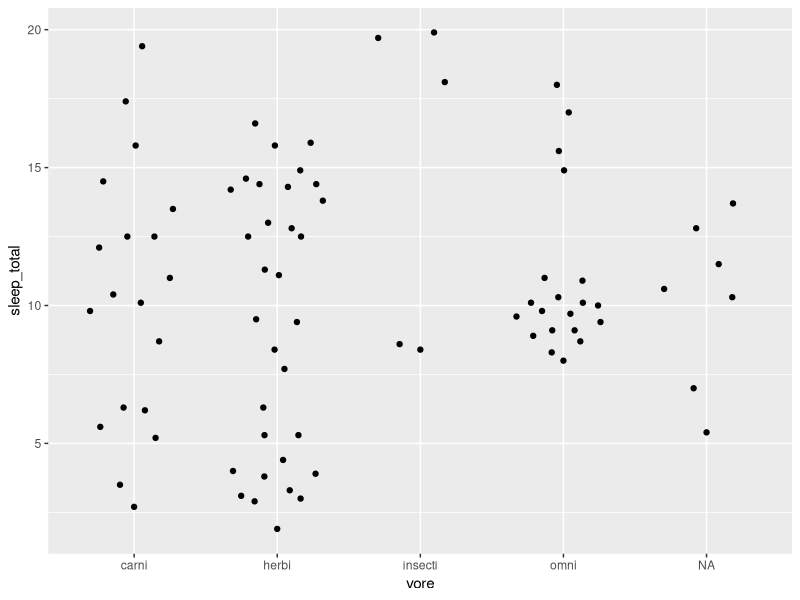
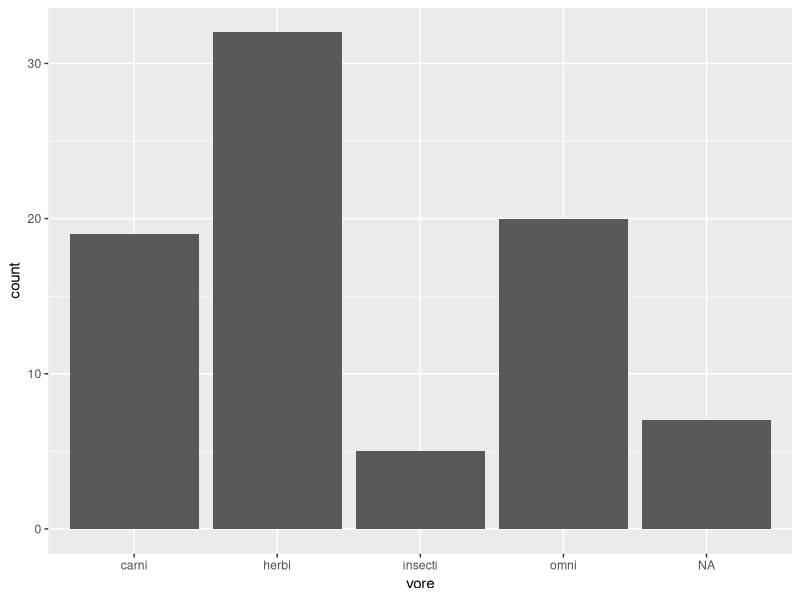
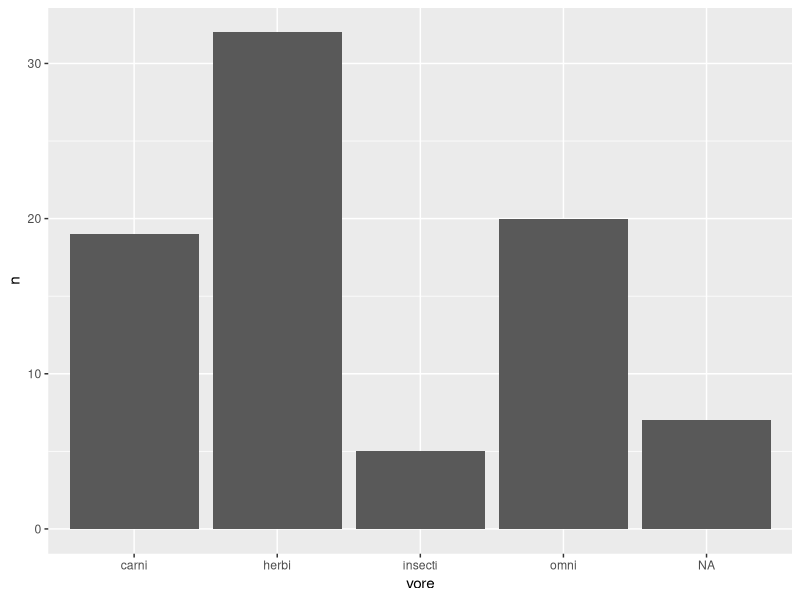
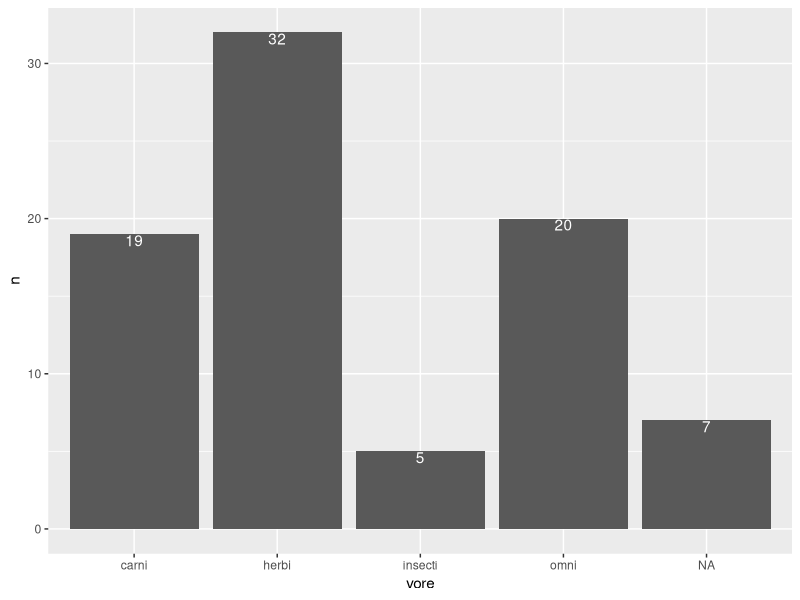
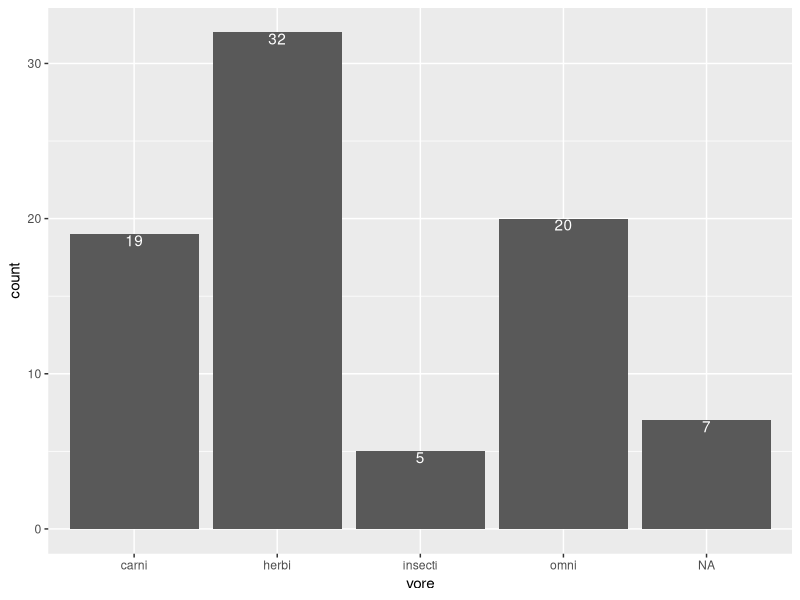
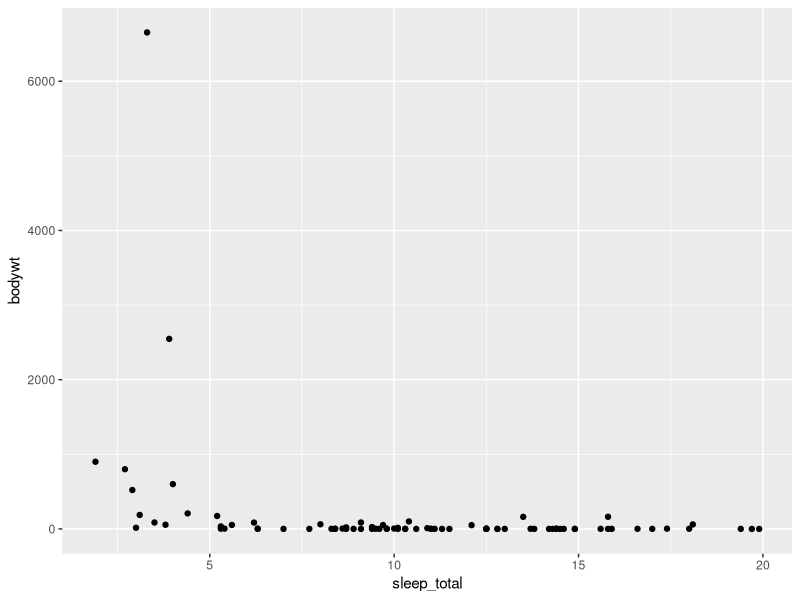
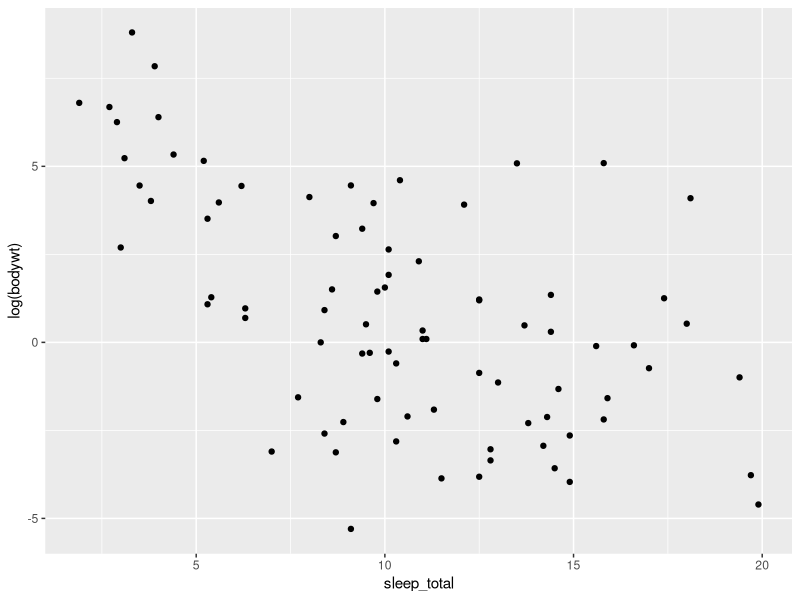
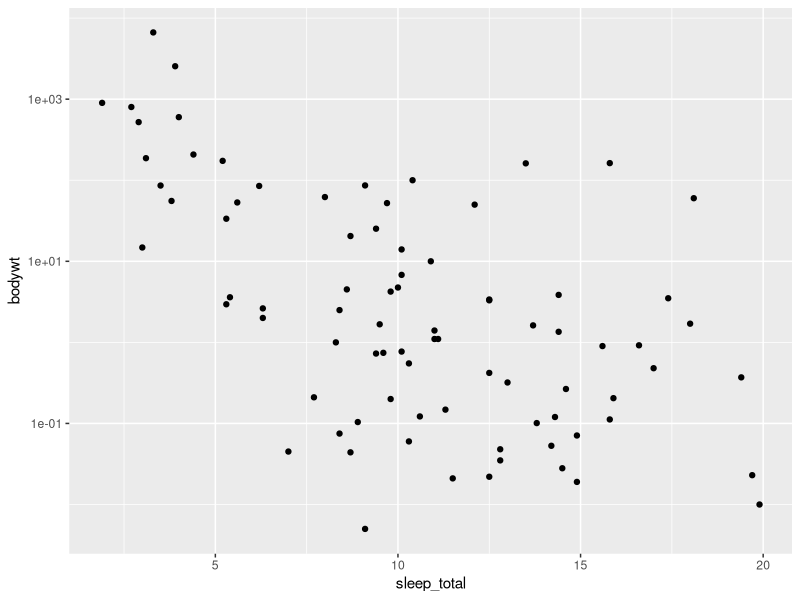

Write R code to recreate these figures, in order.
library(ggplot2)
library(dplyr)

msleep
lapply(msleep, function(i) sum(is.na(i)))

set.seed(1)
library(ggbeeswarm)
ggplot(msleep, aes(x = vore, y = sleep_total)) +
  geom_quasirandom()

ggplot(msleep, aes(x = vore)) +
  geom_bar(stat = "count")

msleep_counted <- msleep %>% 
  group_by(vore) %>% 
  summarise(n = length(vore))

ggplot(msleep_counted, aes(x = vore, y = n)) +
  geom_bar(stat = "identity")

# stat a dodawanie nowych geometrii
ggplot(msleep_counted, aes(x = vore, y = n, label = n)) +
  geom_bar(stat = "identity") +
  geom_text(color = "white", vjust = 1)

ggplot(msleep, aes(x = vore, label = ..count..)) +
  geom_bar(stat = "count") +
  geom_text(stat = "count", color = "white", vjust = 1)

ggplot(msleep, aes(x = sleep_total, y = bodywt)) +
  geom_point()

ggplot(msleep, aes(x = sleep_total, y = log(bodywt))) +
  geom_point()

ggplot(msleep, aes(x = sleep_total, y = bodywt)) +
  geom_point() +
  scale_y_log10()

ggplot(msleep, aes(x = sleep_total, y = bodywt, color = vore)) +
  geom_point() +
  scale_y_log10()

ggplot(msleep, aes(x = sleep_total, y = bodywt, fill = vore, alpha = ..level..)) +
  stat_density2d(geom = "polygon", color = "black", contour = TRUE) +
  scale_y_log10()

ggplot(msleep, aes(x = sleep_total, y = bodywt, fill = vore)) +
  stat_bin_2d() +
  scale_y_log10()

ggplot(msleep, aes(x = sleep_total, y = bodywt, fill = vore)) +
  stat_bin_hex() +
  scale_y_log10()

ggplot(msleep, aes(x = sleep_total, y = bodywt)) +
  geom_point() +
  geom_smooth() +
  scale_y_log10()

ggplot(filter(msleep, vore != "insecti"), aes(x = sleep_total, y = bodywt, color = vore)) +
  geom_point() +
  geom_smooth() +
  scale_y_log10()

ggplot(filter(msleep, vore != "insecti"), aes(x = sleep_total, y = bodywt, color = vore)) +
  geom_point() +
  geom_smooth() +
  scale_y_log10() +
  facet_wrap(~ vore)

ggplot(filter(msleep, vore != "insecti"), aes(x = sleep_total, y = bodywt, color = vore)) +
  geom_point() +
  geom_smooth() +
  scale_y_log10() +
  facet_wrap(~ vore, scales = "free_y")

ggplot(filter(msleep, vore != "insecti"), aes(x = sleep_total, y = bodywt, color = vore)) +
  geom_point() +
  geom_smooth() +
  scale_y_log10() +
  facet_wrap(~ vore, scales = "free_x")

ggplot(filter(msleep, vore != "insecti"), aes(x = sleep_total, y = bodywt, color = vore)) +
  geom_point() +
  geom_smooth() +
  scale_y_log10() +
  facet_wrap(~ vore, scales = "free")

ggplot(msleep, aes(x = vore)) +
  geom_bar() +
  facet_wrap(~ order)

ggplot(msleep, aes(x = sleep_total)) +
  geom_histogram()

ggplot(msleep, aes(x = sleep_total)) +
  geom_density() 

ggplot(msleep, aes(x = sleep_total, fill = vore)) +
  geom_density(alpha = 0.2)

ggplot(msleep, aes(x = sleep_total, fill = vore)) +
  geom_density() +
  facet_wrap(~ vore, ncol = 1)

# devtools::install_github("thomasp85/patchwork")
# http://www.gersonides.com/static/images/scat.png
# ggplot(msleep, aes(x = sleep_total, y = bodywt)) 
# wykresy gestosci sleep_total i bodywt, zaznaczone kolorem vore

p_main <- ggplot(msleep, aes(x = sleep_total, y = bodywt, color = vore)) +
  geom_point() +
  scale_y_log10()

p_dens_sleep <- ggplot(msleep, aes(x = sleep_total, fill = vore)) +
  geom_density(alpha = 0.2) 

p_dens_bodywt <- ggplot(msleep, aes(x = bodywt, fill = vore)) +
  geom_density(alpha = 0.2) +
  scale_x_log10() +
  coord_flip()

get_legend <- function(gg_plot) {
  grob_table <- ggplotGrob(gg_plot)
  # gtable from gtable package
  # names(grob_table[["grobs"]]) does not work!
  grob_table[["grobs"]][[which(sapply(grob_table[["grobs"]], function(x) x[["name"]]) == "guide-box")]]
}

library(patchwork)
(p_dens_sleep + get_legend(p_dens_sleep) + 
    p_main + p_dens_bodywt) * theme_bw() * theme(legend.position = "none") + 
    plot_layout(ncol = 2, nrow = 2, heights = c(0.3, 0.7), widths = c(0.7, 0.3))
  

